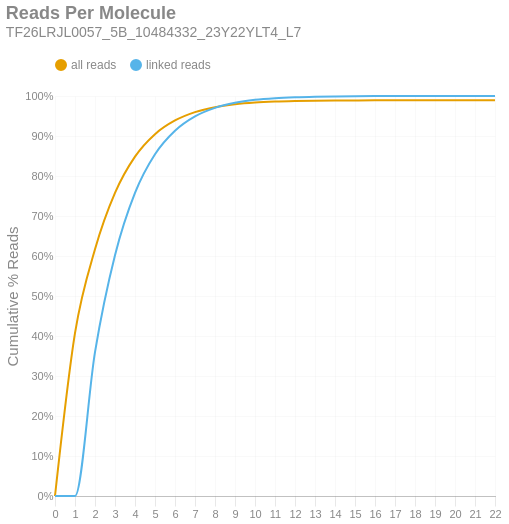

Notebook source saved alongside this figure:
### Markdown cell above
### Reads per Molecule
This chart shows the cumulative distribution of the number of reads per linked molecule. That is, how many alignments are associated with a unique molecule. This excludes the number of reads associated with invalid or absent linked-read barcodes. The `linked` histogram is the percentages recalculated when disregarding singletons.

### Code cell
if SKIPLR:
    print_html(f"Skipped")
else:
    counts = np.bincount(valids['reads'].cast(pl.Int64).to_numpy())
    weighted = counts * np.arange(len(counts))
    all_perc = weighted / n_reads
    linked_perc = weighted / n_linked_reads
    linked_perc[1] = 0
    binned_df = pl.DataFrame({
        'readsper': list(range(len(counts))),
        'all reads (cumsum)': np.cumsum(all_perc).tolist(),
        'linked reads (cumsum)': np.cumsum(linked_perc).tolist(),
    })

    with SafeRender(binned_df):
        (
            density_plot(binned_df, 'Reads Per Molecule', samplename, 'readspmol')
            .encode(
                x=alt.X('readsper:O', title=None).axis(labelAngle=0).scale(padding=0),
                y=alt.Y('value:Q', title='Cumulative % Reads').axis(format='%').stack(False),
                color=alt.Color("key:N").scale(domain=["all reads", "linked reads"]),
                tooltip=[
                    alt.Tooltip("key:N", title="Data Type"),
                    alt.Tooltip("readsper:O", title="Reads Per Molecule"),
                    alt.Tooltip("value:Q", format=".2%", title="% Reads (Cum.)")
                ]            
            )
        ).display()

### Figure 1 — Vega-Lite specification as saved in the notebook (floating-point values rounded to 4 significant figures)
{"width": "container", "height": 400, "config": {"title": {"anchor": "start", "dy": -15, "fontSize": 18, "color": "#888888", "subtitleColor": "#888888", "subtitleFontSize": 14}, "arc": {"fill": "#0072B2"}, "axis": {"domainColor": "#888888", "domainWidth": 0.5, "gridWidth": 0.2, "grid": false, "titleFontWeight": 400, "titleFontSize": 15, "labelFontSize": 11, "labelColor": "#888888", "tickColor": "#888888", "tickWidth": 0.2, "titleColor": "#888888"}, "axisBand": {"grid": false}, "axisX": {"grid": true, "tickSize": 10, "domainCap": "round"}, "axisY": {"domain": false, "grid": true, "tickSize": 0, "domainCap": "round"}, "background": "transparent", "header": {"labelFontSize": 15, "labelColor": "#888888", "titleFontSize": 15, "titleFontWeight": 600, "titleColor": "#888888"}, "legend": {"labelFont": "sans-serif", "labelFontSize": 12, "labelColor": "#888888", "symbolSize": 100, "symbolType": "circle", "titleFontSize": 12, "titlePadding": 10, "titleColor": "#888888", "title": null, "orient": "top"}, "range": {"category": ["#E69F00", "#56B4E9", "#009E73", "#F0E442", "#0072B2", "#D55E00", "#CC79A7", "#000000"], "diverging": ["#cfe8f3", "#a2d4ec", "#73bfe2", "#46abdb", "#1696d2", "#12719e"]}, "area": {"fill": "#0072B2", "fillOpacity": 0.7, "line": true, "strokeOpacity": 0.7}, "line": {"color": "#0072B2", "stroke": "#0072B2", "strokeWidth": 2}, "trail": {"color": "#0072B2", "stroke": "#0072B2", "strokeWidth": 0, "size": 1}, "point": {"filled": true, "fillOpacity": 1.0, "size": 95}, "text": {"color": "#888888", "fontSize": 11, "align": "right", "fontWeight": 400, "size": 11}, "bar": {"fill": "#0072B2", "stroke": null}, "view": {"stroke": null, "continuousWidth": 660, "continuousHeight": 400}}, "data": {"name": "data-93bf3774773e67e627ced954379ca56d"}, "mark": {"type": "line", "interpolate": "monotone", "point": {"opacity": 0, "size": 275}}, "encoding": {"color": {"field": "key", "scale": {"domain": ["all reads", "linked reads"]}, "type": "nominal"}, "tooltip": [{"field": "key", "title": "Data Type", "type": "nominal"}, {"field": "readsper", "title": "Reads Per Molecule", "type": "ordinal"}, {"field": "value", "format": ".2%", "title": "% Reads (Cum.)", "type": "quantitative"}], "x": {"axis": {"labelAngle": 0}, "field": "readsper", "scale": {"padding": 0}, "title": null, "type": "ordinal"}, "y": {"axis": {"format": "%"}, "field": "value", "stack": false, "title": "Cumulative % Reads", "type": "quantitative"}}, "params": [{"name": "param_c36ac31b6afebe62", "select": {"type": "point", "fields": ["key"]}, "bind": "legend"}], "title": {"text": "Reads Per Molecule", "subtitle": "TF26LRJL0057_5B_10484332_23Y22YLT4_L7"}, "transform": [{"fold": ["all reads (cumsum)", "linked reads (cumsum)"]}, {"calculate": "replace(datum.key, ' (cumsum)', '')", "as": "key"}, {"filter": {"param": "param_c36ac31b6afebe62"}}], "usermeta": {"embedOptions": {"downloadFileName": "TF26LRJL0057_5B_10484332_23Y22YLT4_L7.readspmol"}}, "$schema": "https://vega.github.io/schema/vega-lite/v6.4.1.json", "datasets": {"data-93bf3774773e67e627ced954379ca56d": [{"readsper": 0, "all reads (cumsum)": 0.0, "linked reads (cumsum)": 0.0}, {"readsper": 1, "all reads (cumsum)": 0.4073, "linked reads (cumsum)": 0.0}, {"readsper": 2, "all reads (cumsum)": 0.6167, "linked reads (cumsum)": 0.3596}, {"readsper": 3, "all reads (cumsum)": 0.7576, "linked reads (cumsum)": 0.6019}, {"readsper": 4, "all reads (cumsum)": 0.8484, "linked reads (cumsum)": 0.7577}, {"readsper": 5, "all reads (cumsum)": 0.9046, "linked reads (cumsum)": 0.8544}, {"readsper": 6, "all reads (cumsum)": 0.9388, "linked reads (cumsum)": 0.9131}, {"readsper": 7, "all reads (cumsum)": 0.9597, "linked reads (cumsum)": 0.949}, {"readsper": 8, "all reads (cumsum)": 0.9721, "linked reads (cumsum)": 0.9703}, {"readsper": 9, "all reads (cumsum)": 0.9794, "linked reads (cumsum)": 0.9829}, {"readsper": 10, "all reads (cumsum)": 0.9838, "linked reads (cumsum)": 0.9904}, {"readsper": 11, "all reads (cumsum)": 0.9862, "linked reads (cumsum)": 0.9945}, {"readsper": 12, "all reads (cumsum)": 0.9875, "linked reads (cumsum)": 0.9968}, {"readsper": 13, "all reads (cumsum)": 0.9883, "linked reads (cumsum)": 0.9982}, {"readsper": 14, "all reads (cumsum)": 0.9887, "linked reads (cumsum)": 0.9989}, {"readsper": 15, "all reads (cumsum)": 0.989, "linked reads (cumsum)": 0.9994}, {"readsper": 16, "all reads (cumsum)": 0.9892, "linked reads (cumsum)": 0.9997}, {"readsper": 17, "all reads (cumsum)": 0.9893, "linked reads (cumsum)": 0.9998}, {"readsper": 18, "all reads (cumsum)": 0.9893, "linked reads (cumsum)": 0.9999}, {"readsper": 19, "all reads (cumsum)": 0.9893, "linked reads (cumsum)": 0.9999}, {"readsper": 20, "all reads (cumsum)": 0.9894, "linked reads (cumsum)": 1.0}, {"readsper": 21, "all reads (cumsum)": 0.9894, "linked reads (cumsum)": 1.0}, {"readsper": 22, "all reads (cumsum)": 0.9894, "linked reads (cumsum)": 1.0}]}}
